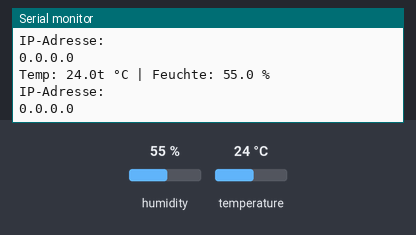
This sketch was run on a simulated ESP32. On the bench: the last lines printed to the serial monitor. The test bench sets the inputs (shaded band); at power-on: humidity 55 %, temperature 24 °C. The RemoteXY app is connected.

Above: at 2.2 s.
2.3 s: humidity set to 22 %
At 7.2 s:
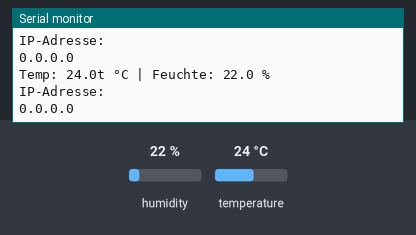
8.3 s: temperature set to 12 °C
At 11.4 s:
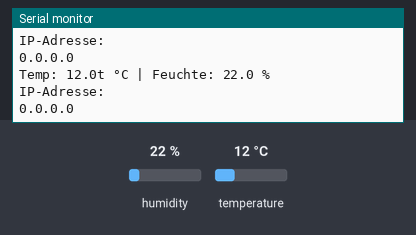
14.3 s: humidity set to 40 %
At 16.7 s:
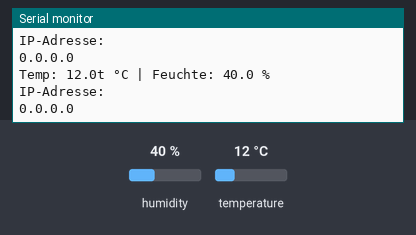
Timing chart, 0 to 18.2 s (numbered marks = the images above; inputs shaded):
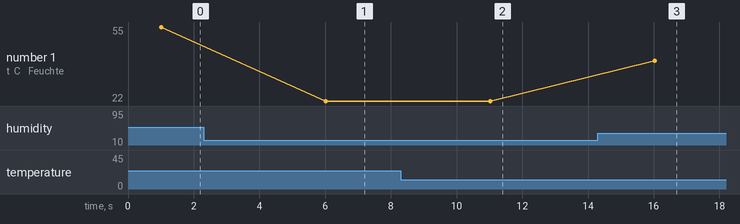

The sketch:

esp32_am2302.ino
```cpp
//////////////////////////////////////////////
//       include library                    //
//////////////////////////////////////////////
#include <DHT.h>      // AM2302 oder DHT11 oder DHT22 (AM2302-->DHT22)
#include <WiFi.h>     // WiFi

// you can enable debug logging to Serial at 115200
//#define REMOTEXY__DEBUGLOG

// RemoteXY select connection mode and include library
#define REMOTEXY_MODE__WIFI

#include <WiFi.h>

// RemoteXY connection settings
#define REMOTEXY_WIFI_SSID "A1-A77A4B"
#define REMOTEXY_WIFI_PASSWORD "BZQZK3Y4ZM"
#define REMOTEXY_SERVER_PORT 6377
#define REMOTEXY_ACCESS_PASSWORD "12345678"

#include <RemoteXY.h> // include after define

// RemoteXY GUI configuration
#pragma pack(push, 1)
uint8_t RemoteXY_CONF[] =   // 158 bytes
  { 255,0,0,16,0,151,0,19,0,0,0,69,83,80,51,50,95,68,72,84,
  50,50,0,31,1,106,200,1,1,8,0,129,5,17,72,12,64,17,84,104,
  101,109,112,101,114,97,116,117,114,58,0,129,5,83,87,12,64,17,76,117,
  102,116,102,101,117,99,104,116,105,103,107,101,105,116,58,0,67,7,29,53,
  17,78,38,26,3,67,6,97,52,17,78,2,26,3,129,60,30,16,15,64,
  1,194,176,67,0,129,58,98,11,15,64,17,37,0,73,7,52,85,10,5,
  128,0,2,26,0,0,160,193,0,0,32,66,0,0,160,193,73,6,121,85,
  9,5,128,0,2,26,0,0,0,0,0,0,200,66,0,0,0,0 };

// this structure defines all the variables and events of your control interface
struct {

    // output variables
  float temperature;
  float humidity;
  float linearbar_01; // from -20 to 40
  float linearbar_02; // from 0 to 100

    // other variable
  uint8_t connect_flag;  // =1 if wire connected, else =0

} RemoteXY;
#pragma pack(pop)

/////////////////////////////////////////////
//           END RemoteXY include          //
/////////////////////////////////////////////

// ============================================================
// DHT22 Sensor
// ============================================================
#define DHTPIN 4
#define DHTTYPE DHT22
DHT dht(DHTPIN, DHTTYPE);

// ============================================================
// setup
// ============================================================
void setup() {
  RemoteXY_Init ();

  // TODO you setup code
  dht.begin();
  // WiFi.begin(ssid, password);
  // delay(2000);
  Serial.begin(115200);
  delay(1000); // Wait for the serial monitor to open
  Serial.println("IP-Adresse:");
  Serial.println(WiFi.localIP());
}

// ============================================================
// Loop
// ============================================================
void loop() {
  // RemoteXY-Kommunikation verarbeiten
  RemoteXY_Handler ();
  // Sensordaten lesen
  float h = dht.readHumidity();
  float t = dht.readTemperature();

  if (!isnan(h) && !isnan(t)) {
    RemoteXY.humidity = h;
    RemoteXY.linearbar_01=h;
    RemoteXY.temperature = t;
    RemoteXY.linearbar_02=t;
    // RemoteXY.realTime_01=getLocalTime()
    Serial.printf("Temp: %.1ft °C | Feuchte: %.1f %%\n", t, h);
  }
  Serial.println("IP-Adresse:");
  Serial.println(WiFi.localIP());

  RemoteXY_delay(5000);
}
```

Measured:
- after the input at 2.3 s, the serial monitor: prints a new line after 3.7 s (image 1)
- after the input at 8.3 s, the serial monitor: prints a new line after 2.7 s (image 2)
- after the input at 14.3 s, the serial monitor: prints a new line after 1.7 s (image 3)
- plotted number 1: 55 → 22 after the input at 2.3 s, 22 → 40 after the input at 14.3 s
